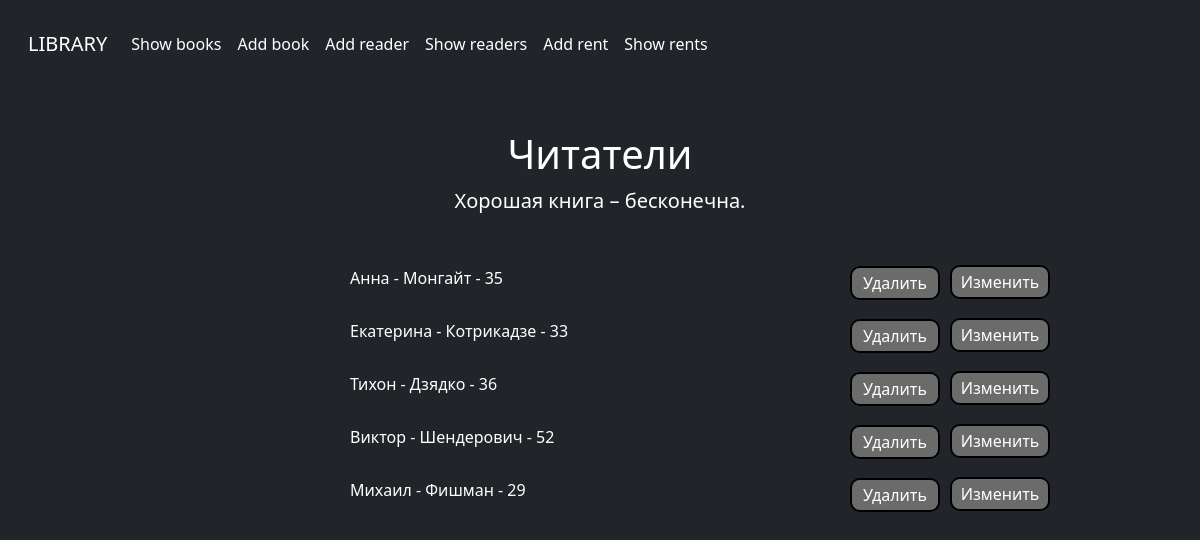
The page /showreaders/ on the database its author committed.
### library/models.py (models this page shows)
class Reader(models.Model):
    name = models.CharField(max_length=50)
    surname = models.CharField(max_length=50)
    age = models.IntegerField()
    address = models.CharField(max_length=255)
    def __str__(self):
        return f"{self.name} - {self.surname} - {self.age}"

### library/views.py (the view)
# urls.py: path('showreaders/', views.show_readers),
def show_readers(request):
    context = {"readers": Reader.objects.all()}
    try:
        Reader.objects.filter(id=request.POST['delete']).delete()
    except:
        pass
    return render(request, "showreaders.html", context=context)

### templates/showreaders.html (shortened to what this page needs)
<!DOCTYPE html>
<html lang="en" class="h-100" data-bs-theme="dark">
<head>
  <link href="/docs/5.3/dist/css/bootstrap.min.css" rel="stylesheet">
  <link href="https://cdn.jsdelivr.net/npm/bootstrap@5.3.0-alpha3/dist/css/bootstrap.min.css" rel="stylesheet">
</head>
<body class="d-flex h-100 text-center text-bg-dark">
  <div class="cover-container d-flex w-100 h-100 p-3 mx-auto flex-column">
    <nav class="navbar navbar-expand navbar-dark bg-dark" aria-label="Second navbar example">
      <div class="container-fluid">
        <a class="navbar-brand" href="http://127.0.0.1:8000">LIBRARY</a>
        <div class="collapse navbar-collapse" id="navbarsExample02">
          <ul class="navbar-nav me-auto">
            <li class="nav-item">
              <a class="nav-link active" aria-current="page" href="http://127.0.0.1:8000/showbooks">Show books</a>
            </li>
            <li class="nav-item">
              <a class="nav-link active" aria-current="page" href="http://127.0.0.1:8000/addbook">Add book</a>
            </li>
            <li class="nav-item">
              <a class="nav-link active" aria-current="page" href="http://127.0.0.1:8000/addreader">Add reader</a>
            </li>
            <li class="nav-item">
              <a class="nav-link active" aria-current="page" href="http://127.0.0.1:8000/showreaders">Show readers</a>
            </li>
            <li class="nav-item">
              <a class="nav-link active" aria-current="page" href="http://127.0.0.1:8000/addrent">Add rent</a>
            </li>
            <li class="nav-item">
              <a class="nav-link active" aria-current="page" href="http://127.0.0.1:8000/showrents">Show rents</a>
            </li>
          </ul>
        </div>
      </div>
    </nav>
    <main class="px-3" style="padding-top: 5%;">
      <h1>Читатели</h1>
      <p class="lead">Хорошая книга – бесконечна.</p>
      <div style="height: 50px; width: 500px; margin: auto; margin-top: 50px;">
        {% if readers %}
          {% for reader in readers %}
            <p style="text-align: left;">{{ reader }}</p>
            <form class="delete" action="" method="post" style="margin: -40px -90px 10px 500px; display: flex; justify-content: flex-end;
            padding: 0px;
            border: 2px solid black;
            border-radius: 10px;
            button-decoration: none;
            ">
                    <button type="submit" style=" width: 100px; height:30px;background-color: none; border: none; border-radius: 8px;">Удалить</button>
            </form>
            <form class="update" action="" method="post" style="margin: -45px -200px 20px 600px; display: flex; justify-content: flex-end;padding: 0px;
            border: 2px solid black;
            border-radius: 10px;
            button-decoration: none;">
                    <button type="submit" style=" width: 100px; height:30px;background-color: none; border: none; border-radius: 8px;">Изменить</button>
            </form>
          {% endfor %}
        {% else %}
          <h1>Library, son...</h1>
        {% endif %}
      </div>
    </main>
  </div>
</body>
</html>

### rows shown on the page
Reader: name+surname+age "Анна - Монгайт - 35"
Reader: name+surname+age "Екатерина - Котрикадзе - 33"
Reader: name+surname+age "Тихон - Дзядко - 36"
Reader: name+surname+age "Виктор - Шендерович - 52"
Reader: name+surname+age "Михаил - Фишман - 29"
